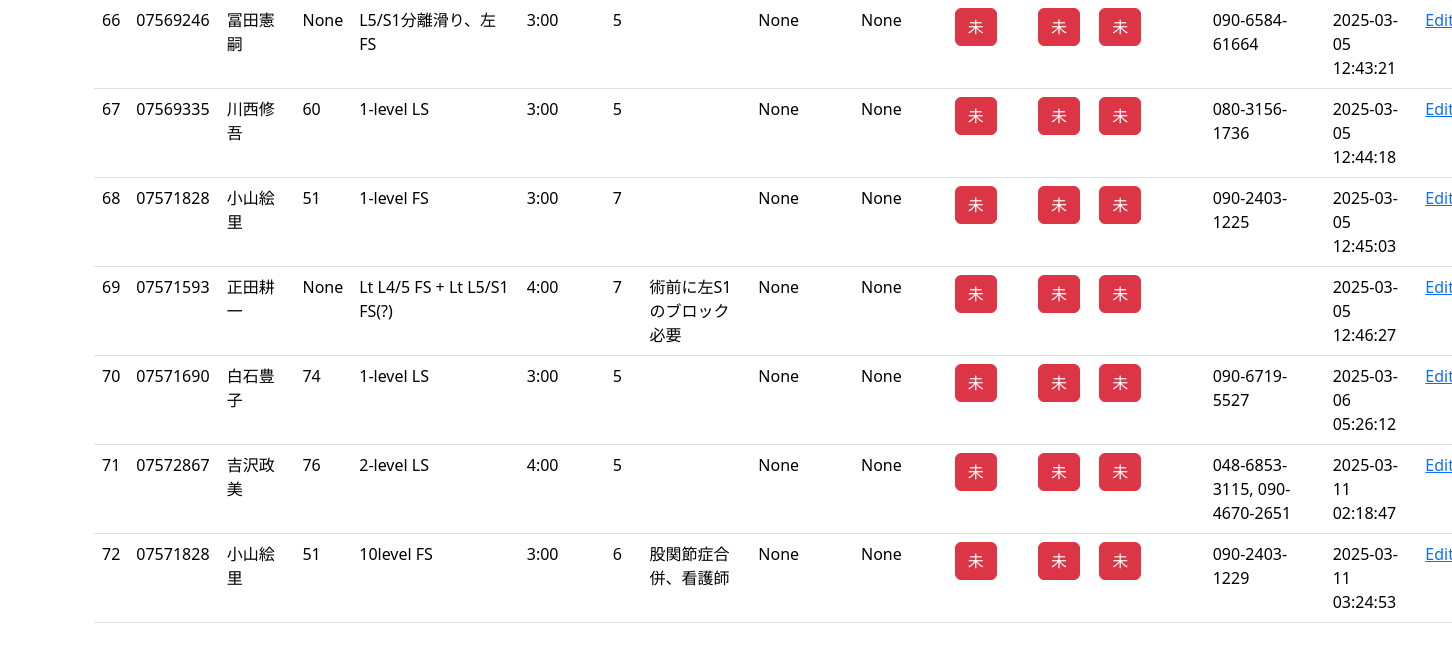
/list (lower part), run on an earlier commit of the app's database.
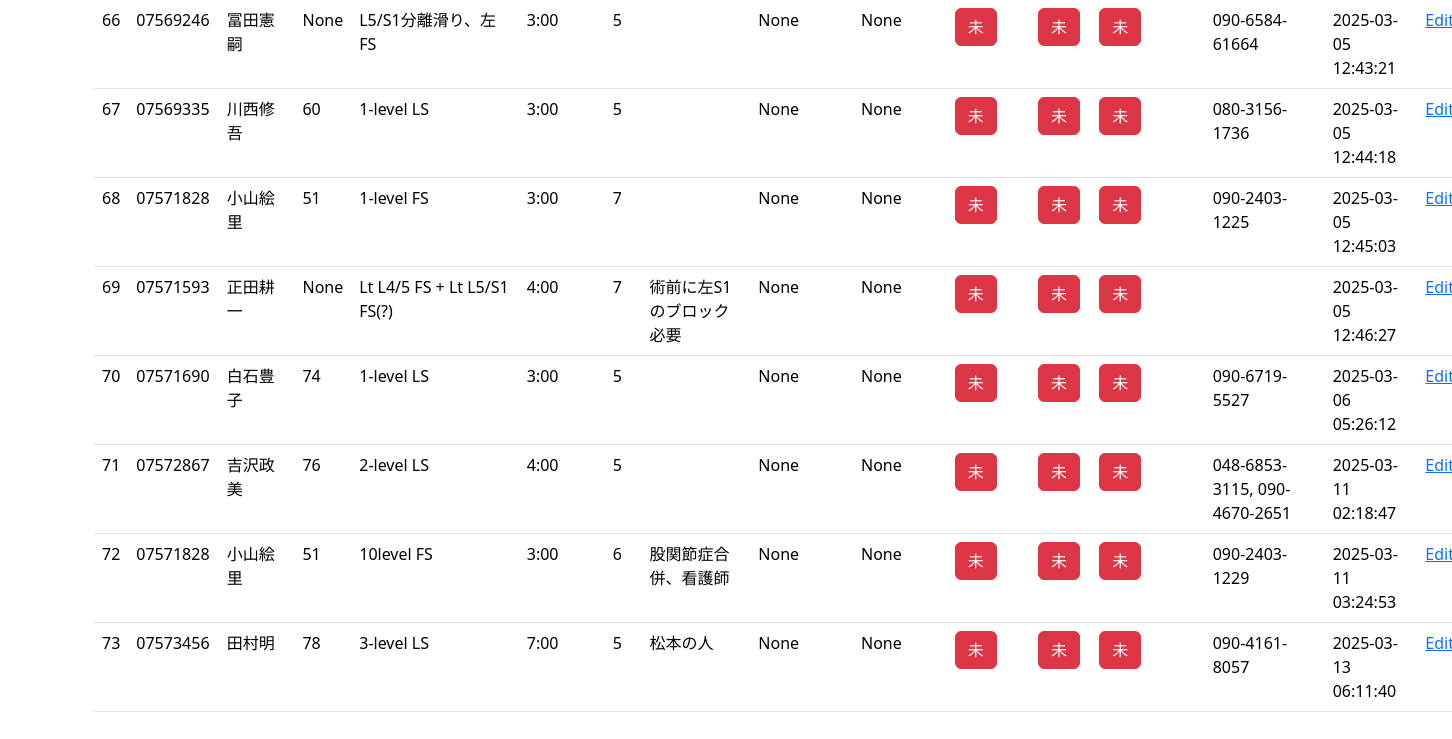
And on a later commit of the database.
### models.py (models this page shows, shortened)
class Op(Base):
    __tablename__ = "op"
    id: Mapped[int] = mapped_column(primary_key=True)
    patient_id: Mapped[String] = mapped_column(String[8])
    name: Mapped[String] = mapped_column(String)
    age: Mapped[Integer] = mapped_column(Integer, nullable=True)
    phone: Mapped[String] = mapped_column(String, nullable=True)
    email: Mapped[String] = mapped_column(String, nullable=True)
    diagnosis: Mapped[String] = mapped_column(String)
    op_duration: Mapped[String] = mapped_column(String)
    urgency: Mapped[Integer] = mapped_column(Integer)
    memo: Mapped[String] = mapped_column(String, nullable=True)
    op_date: Mapped[Date] = mapped_column(Date, nullable=True)
    preop_date: Mapped[Date] = mapped_column(Date, nullable=True)
    date_set: Mapped[Boolean] = mapped_column(Boolean, default=False)
    patient_notified: Mapped[Boolean] = mapped_column(Boolean, default=False)
    orders_committed: Mapped[Boolean] = mapped_column(Boolean, default=False)
    created_at: Mapped[DateTime] = mapped_column(DateTime, default=func.now())

### app.py (the view)
@app.route('/list')
def list_ops():
    ops = Op.query.all()
    return render_template('list_op.html', title="List of Ops", ops=ops)

### templates/list_op.html (shortened to what this page needs)
{% extends "base.html" %}
{% block content %}
    <div style="width: 1400px" class="mx-auto p-3">
        <table class="table">
            <tbody>
                {% for op in ops %}
                <tr>
                    <td>{{ op.id }}</td>
                    <td>{{ op.patient_id }}</td>
                    <td>{{ op.name }}</td>
                    <td>{{ op.age }}</td>
                    <td>{{ op.diagnosis }}</td>
                    <td>{{ op.op_duration }}</td>
                    <td>{{ op.urgency }}</td>
                    <td>{{ op.memo }}</td>
                    {% if op.preop_date %}
                        <td>{{ op.preop_date.strftime('%A, %Y-%m-%d') }}</td>
                    {% else %}
                        <td>{{ op.preop_date }}</td>
                    {% endif %}
                    {% if op.op_date %}
                        <td>{{ op.op_date.strftime('%A, %Y-%m-%d') }}</td>
                    {% else %}
                        <td>{{ op.op_date }}</td>
                    {% endif %}
                    <td>
                        {% if op.date_set %}
                            <button class="btn btn-success">済</button>
                        {% else %}
                            <button class="btn btn-danger">未</button>
                        {% endif %}
                    </td>
                    <td>
                        {% if op.patient_notified %}
                            <button class="btn btn-success">済</button>
                        {% else %}
                            <button class="btn btn-danger">未</button>
                        {% endif %}
                    </td>
                    <td>
                        {% if op.orders_committed %}
                            <button class="btn btn-success">済</button>
                        {% else %}
                            <button class="btn btn-danger">未</button>
                        {% endif %}
                    </td>
                    <td>{{ op.phone }}</td>
                    <td>{{ op.created_at }}</td>
                    <td><a href="{{ url_for('edit_op', op_id=op.id) }}" >Edit</a></td>
                </tr>
                {% endfor %}
            </tbody>
        </table>
    </div>
{% endblock %}

### templates/base.html (shortened to what this page needs)
<!DOCTYPE html>
{% from 'bootstrap5/form.html' import render_form %}
<html lang="en">
  <head>
    <link href="{{ url_for('static', filename='css/bootstrap.min.css') }}" rel="stylesheet">
  </head>
  <body>
    <div class="container">
      <p>{% block content %}{% endblock %}</p>
    </div>
  </body>
</html>

What changed in the data, as far as the page shows it:
added Op: id "73", patient_id "07573456", name "田村明", age "78", diagnosis "3-level LS", op_duration "7:00", urgency "5", memo "松本の人", preop_date "None", op_date "None", date_set "未", patient_notified "未", orders_committed "未", phone "090-4161-8057", created_at "2025-03-13 06:11:40"
